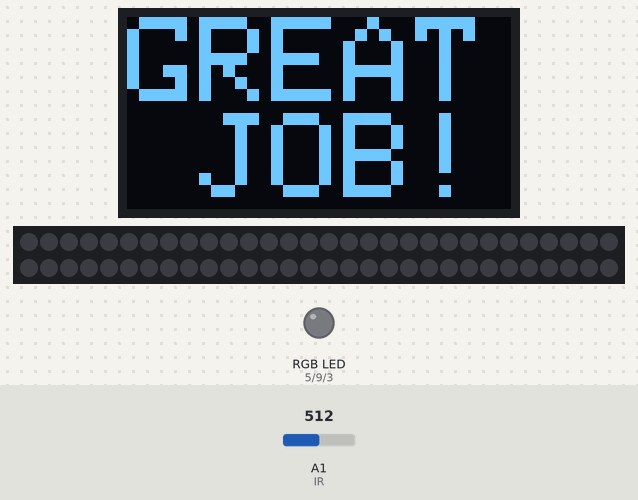
Simulated run of this sketch. Board: Arduino Uno, built with avr-gcc and run on an emulated ATmega328P. Shown: 128×64 one-colour display, 60 RGB LEDs in strip order, left to right, continuing on the next row, an RGB LED mixed from three pins (HIGH = lit). The inputs (shaded band) are chosen by the test bench; at power-on: A1 (IR) = 512. Dim RGB values are drawn brighter than linear; what the sketch prints to the serial monitor is not drawn.

Above: at 1.22 s.
At 8.8 s:
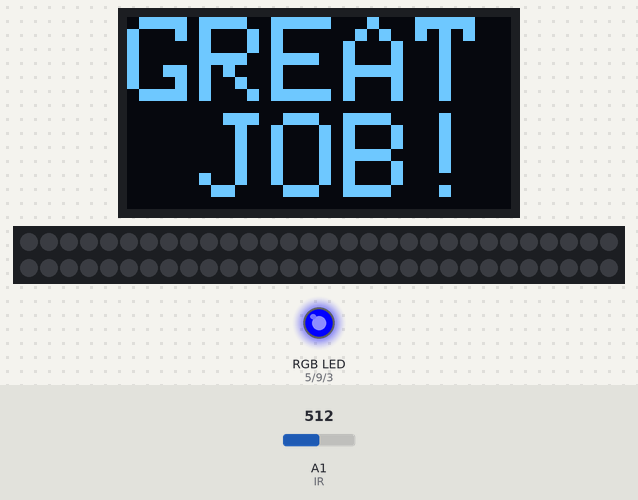
At 13.19 s:
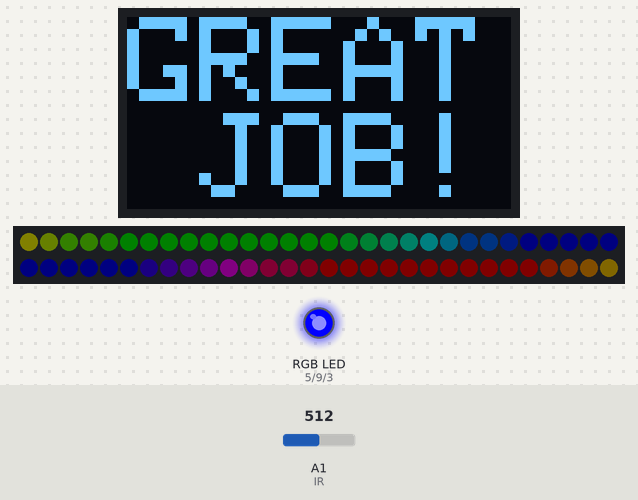
At 18.68 s:
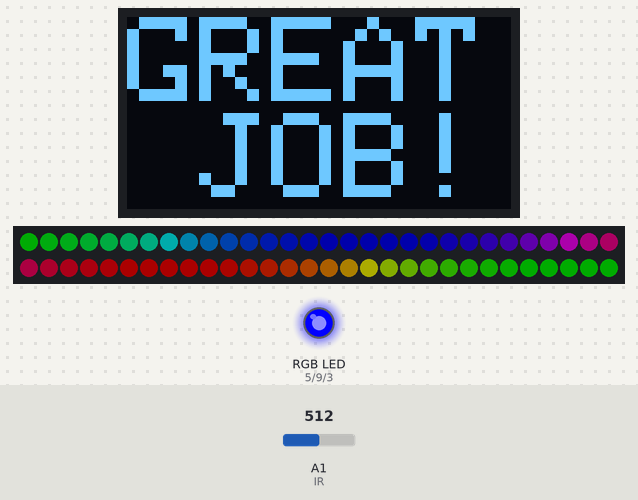
At 37.54 s:
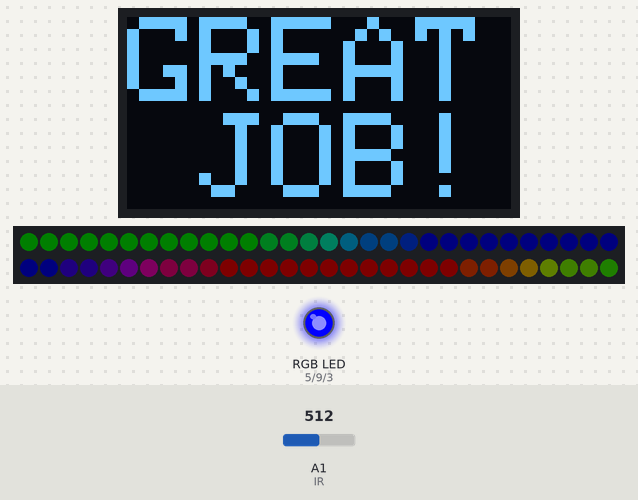
At 38.89 s:
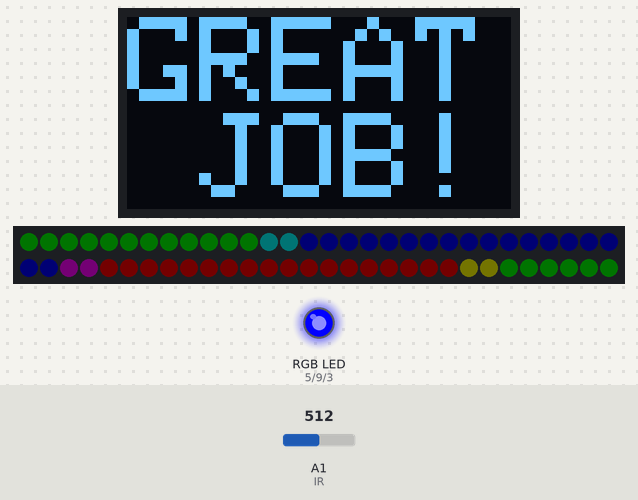
Timing chart, 0 to 40.0 s (numbered marks = the images above):
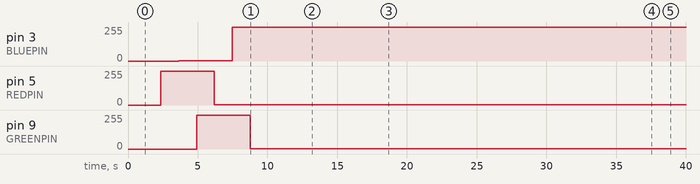

Measured:
- by itself, pin 3 (BLUEPIN): 0/255 → 1/255 at 3.6 s, → 255/255 3.8 s later
- by itself, pin 5 (REDPIN): 0/255 → 255/255 at 2.4 s, → 1/255 3.8 s later
- by itself, pin 9 (GREENPIN): 0/255 → 255/255 at 4.9 s, → 1/255 3.8 s later
- what the display in image 0 shows lasts 10.2 s, from 1.1 s to 11.3 s

The sketch:

ideaHELP.ino
```cpp
#include "Arduino.h"
#include <Adafruit_GFX.h>
#include <Adafruit_SSD1306.h>
#include <Wire.h>

#include <Adafruit_NeoPixel.h>
#ifdef __AVR__
#include <avr/power.h>  // Required for 16 MHz Adafruit Trinket
#endif

#define REDPIN 5
#define GREENPIN 9
#define BLUEPIN 3

#define FADESPEED 5     // make this higher to slow down

#define IR A1
#define MSG_MAX 3
int msg_num = 0;

char msg0[] = "GREAT JOB!";
char msg1[] = "THANK YOU!";
char msg2[] = "WOO   HOO!";

char* msgs[MSG_MAX] = { msg0, msg1, msg2 };

//////////////////OLED//////////////////////
uint8_t w = 128;
uint8_t h = 64;
TwoWire* twi = &Wire;
int8_t rst_pin = -1;

Adafruit_SSD1306 m_display(w, h, twi, rst_pin);

static const uint16_t white = SSD1306_WHITE;
static const uint16_t black = SSD1306_BLACK;

uint8_t switchvcc = SSD1306_SWITCHCAPVCC;
uint8_t i2caddr = 0x3C;
////////////////////////////////////////

/*

Code structure:

0. check if reset has been pressed
  a. if so, then reset the trash collected count
1. check for change in distance sensor
2. if change, then a trash has been thrown!
3. change OLED display to congratulate!
4. update amt of trash collected count
5. change LED display to new collected count
6. if larger than high score, update high score

*/

// Which pin on the Arduino is connected to the NeoPixels?
// On a Trinket or Gemma we suggest changing this to 1:
#define LED_PIN 6

// How many NeoPixels are attached to the Arduino?
#define LED_COUNT 60

// NeoPixel brightness, 0 (min) to 255 (max)
#define BRIGHTNESS 50  // Set BRIGHTNESS to about 1/5 (max = 255)

// Declare our NeoPixel strip object:
Adafruit_NeoPixel strip(LED_COUNT, LED_PIN, NEO_GRBW + NEO_KHZ800);
// Argument 1 = Number of pixels in NeoPixel strip
// Argument 2 = Arduino pin number (most are valid)
// Argument 3 = Pixel type flags, add together as needed:
//   NEO_KHZ800  800 KHz bitstream (most NeoPixel products w/WS2812 LEDs)
//   NEO_KHZ400  400 KHz (classic 'v1' (not v2) FLORA pixels, WS2811 drivers)
//   NEO_GRB     Pixels are wired for GRB bitstream (most NeoPixel products)
//   NEO_RGB     Pixels are wired for RGB bitstream (v1 FLORA pixels, not v2)
//   NEO_RGBW    Pixels are wired for RGBW bitstream (NeoPixel RGBW products)

int zero;
int score = 0;

void setup() {

  pinMode(REDPIN, OUTPUT);
  pinMode(GREENPIN, OUTPUT);
  pinMode(BLUEPIN, OUTPUT);

  //First, make sure you call the begin() function
  //if screen doesn't work from the start its likely because you forgot display.begin(), or because you are using too much memory

  beginScreen();

  Serial.begin(9600);

  int tot = 0;
  for (int i = 0; i < 100; i++) {
    tot += analogRead(IR);
  }
  zero = tot / 100;

  Serial.println(zero);
  delay(1000);

  // These lines are specifically to support the Adafruit Trinket 5V 16 MHz.
  // Any other board, you can remove this part (but no harm leaving it):
#if defined(__AVR_ATtiny85__) && (F_CPU == 16000000)
  clock_prescale_set(clock_div_1);
#endif
  // END of Trinket-specific code.

  strip.begin();  // INITIALIZE NeoPixel strip object (REQUIRED)
  strip.show();   // Turn OFF all pixels ASAP
  strip.setBrightness(BRIGHTNESS);
}

void loop() {

  int dist = analogRead(IR) - zero;
  Serial.println(dist);

  if (dist > 100) {
    //clearScreen();
    score++;
    drawLargeText(msgs[msg_num]);

    epic();

    if (msg_num == MSG_MAX - 1) {
      msg_num = 0;
    } else {
      msg_num++;
    }

    rainbowFade(2, 2);

    //keep in mind that whenever you draw text, it automatically erases whatever text was there beforehand
    flashScreen();
    delay(500);

    //if we want to clear and erase the entire screen, we can use clearScreen()
    clearScreen();
    delay(1000);

  }
}

void beginScreen() {
  m_display.begin(switchvcc, i2caddr);
  m_display.clearDisplay();
  m_display.setTextColor(white);
  m_display.setTextSize(2);
}

void drawSmallText(String text) {
  m_display.fillRect(0, 0, 66, 64, black);
  m_display.setTextSize(1);
  m_display.setCursor(0, 0);
  if (text.length() > 88) {
    m_display.print(F("Too many\ncharacters!"));
    m_display.display();
    m_display.setTextSize(2);
    return;
  }
  for (int i = 0; i < text.length(); i++) {
    m_display.write(text.charAt(i));
    if ((i + 1) % 11 == 0) {
      m_display.write('\n');
    }
  }
  m_display.display();
  m_display.setTextSize(2);
}

void drawLargeText(String text) {
  m_display.fillRect(0, 0, 66, 64, black);
  m_display.setTextSize(4);
  m_display.setCursor(0, 0);
  if (text.length() > 40) {
    m_display.print(F("Too\nmany\nchars\n!!!!!"));
    m_display.display();
    m_display.setTextSize(2);
    return;
  }
  for (int i = 0; i < text.length(); i++) {
    m_display.write(text.charAt(i));
    if ((i + 1) % 5 == 0) {
      m_display.write('\n');
    }
  }
  m_display.display();
}

void flashScreen() {
  bool toggle = false;
  for (byte i = 0; i < 6; i++) {
    toggle = !toggle;
    m_display.invertDisplay(toggle);
    delay(150);
  }
}

void clearScreen() {
  m_display.clearDisplay();
  m_display.display();
}

void rainbowFade(int wait, int rainbowLoops) {
  int fadeVal = 0, fadeMax = 100;

  // Hue of first pixel runs 'rainbowLoops' complete loops through the color
  // wheel. Color wheel has a range of 65536 but it's OK if we roll over, so
  // just count from 0 to rainbowLoops*65536, using steps of 256 so we
  // advance around the wheel at a decent clip.
  for (uint32_t firstPixelHue = 0; firstPixelHue < rainbowLoops * 65536;
       firstPixelHue += 256) {

    for (int i = 0; i < strip.numPixels(); i++) {  // For each pixel in strip...

      // Offset pixel hue by an amount to make one full revolution of the
      // color wheel (range of 65536) along the length of the strip
      // (strip.numPixels() steps):
      uint32_t pixelHue = firstPixelHue + (i * 65536L / strip.numPixels());

      // strip.ColorHSV() can take 1 or 3 arguments: a hue (0 to 65535) or
      // optionally add saturation and value (brightness) (each 0 to 255).
      // Here we're using just the three-argument variant, though the
      // second value (saturation) is a constant 255.
      strip.setPixelColor(i, strip.gamma32(strip.ColorHSV(pixelHue, 255,
                                                          255 * fadeVal / fadeMax)));
    }

    strip.show();
    delay(wait);

    if (firstPixelHue < 65536) {                                 // First loop,
      if (fadeVal < fadeMax) fadeVal++;                          // fade in
    } else if (firstPixelHue >= ((rainbowLoops - 1) * 65536)) {  // Last loop,
      if (fadeVal > 0) fadeVal--;                                // fade out
    } else {
      fadeVal = fadeMax;  // Interim loop, make sure fade is at max
    }
  }
}

void epic()
{
    int r, g, b;

  // fade from blue to violet
  for (r = 0; r < 256; r++) {
    analogWrite(REDPIN, r);
    delay(FADESPEED);
  }
  // fade from violet to red
  for (b = 255; b > 0; b--) {
    analogWrite(BLUEPIN, b);
    delay(FADESPEED);
  }
  // fade from red to yellow
  for (g = 0; g < 256; g++) {
    analogWrite(GREENPIN, g);
    delay(FADESPEED);
  }
  // fade from yellow to green
  for (r = 255; r > 0; r--) {
    analogWrite(REDPIN, r);
    delay(FADESPEED);
  }
  // fade from green to teal
  for (b = 0; b < 256; b++) {
    analogWrite(BLUEPIN, b);
    delay(FADESPEED);
  }
  // fade from teal to blue
  for (g = 255; g > 0; g--) {
    analogWrite(GREENPIN, g);
    delay(FADESPEED);
  }
}
```
